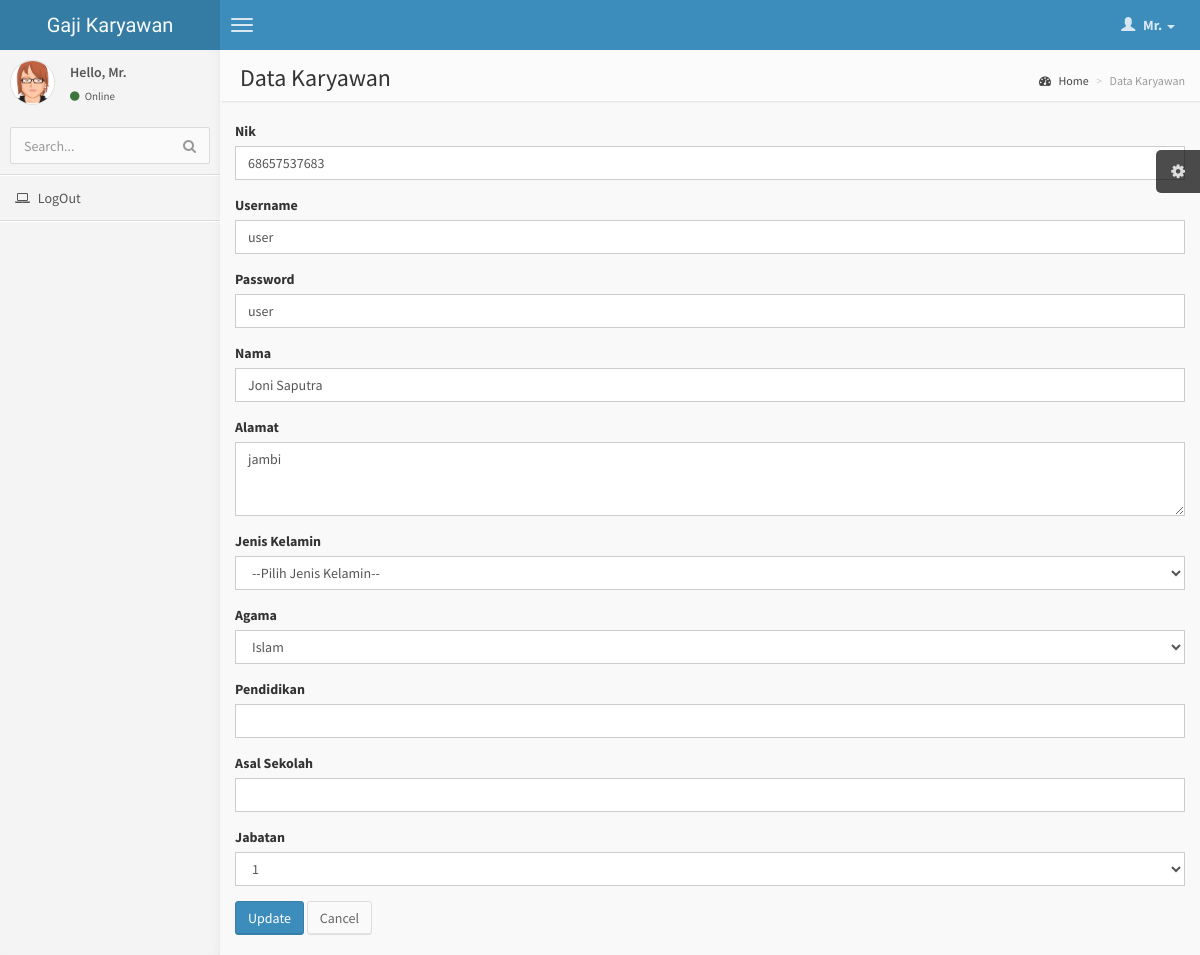
Page /karyawan/update/1.html on the committed database.
### tables this page shows
CREATE TABLE `karyawan` (
  `id_karyawan` int(11) NOT NULL AUTO_INCREMENT,
  `nik` varchar(20) DEFAULT NULL,
  `username` varchar(50) DEFAULT NULL,
  `password` varchar(50) DEFAULT NULL,
  `nama` varchar(100) DEFAULT NULL,
  `alamat` text,
  `jenis_kelamin` varchar(10) DEFAULT NULL,
  `agama` varchar(20) DEFAULT NULL,
  `pendidikan` varchar(50) DEFAULT NULL,
  `asal_sekolah` varchar(100) DEFAULT NULL,
  `id_pekerjaan` int(11) DEFAULT NULL,
  PRIMARY KEY (`id_karyawan`)
);

### application/controllers/Karyawan.php (called while the page is built, shortened)
<?php
class Karyawan extends CI_Controller
{
    function __construct()
    {
        $this->load->model('Karyawan_model');
        $this->load->library('form_validation');
    }
    public function update($id)
    {
        $row = $this->Karyawan_model->get_by_id($id);
        if ($row) {
            $data = array(
                'button' => 'Update',
                'action' => site_url('karyawan/update_action'),
		'id_karyawan' => set_value('id_karyawan', $row->id_karyawan),
		'nik' => set_value('nik', $row->nik),
		'username' => set_value('username', $row->username),
		'password' => set_value('password', $row->password),
		'nama' => set_value('nama', $row->nama),
		'alamat' => set_value('alamat', $row->alamat),
        'jenis_kelamin' => set_value('jenis_kelamin', $row->jenis_kelamin),
        'agama' => set_value('agama', $row->agama),
        'pendidikan' => set_value('pendidikan', $row->pendidikan),
		'asal_sekolah' => set_value('asal_sekolah', $row->asal_sekolah),
		'id_pekerjaan' => set_value('id_pekerjaan', $row->id_pekerjaan),
        'konten' => 'karyawan/karyawan_form',
            'judul' => 'Data Karyawan',
	    );
            $this->load->view('v_index', $data);
        } else {
            $this->session->set_flashdata('message', 'Record Not Found');
            redirect(site_url('karyawan'));
        }
    }
}

### index.php (called while the page is built, shortened)
<?php
require_once BASEPATH.'core/CodeIgniter.php';

### application/models/Karyawan_model.php (called while the page is built, shortened)
<?php
class Karyawan_model extends CI_Model
{
    public $table = 'karyawan';
    public $id = 'id_karyawan';
    function get_by_id($id)
    {
        $this->db->where($this->id, $id);
        return $this->db->get($this->table)->row();
    }
}

### application/views/karyawan/karyawan_form.php (the view, shortened to what this page needs)
<form action="<?php echo $action; ?>" method="post">
        <div class="form-group">
            <label for="varchar">Nik <?php echo form_error('nik') ?></label>
            <input type="text" class="form-control" name="nik" id="nik" placeholder="Nik" value="<?php echo $nik; ?>" />
        </div>
        <div class="form-group">
            <label for="varchar">Username <?php echo form_error('username') ?></label>
            <input type="text" class="form-control" name="username" id="username" placeholder="Username" value="<?php echo $username; ?>" />
        </div>
        <div class="form-group">
            <label for="varchar">Password <?php echo form_error('password') ?></label>
            <input type="text" class="form-control" name="password" id="password" placeholder="Password" value="<?php echo $password; ?>" />
        </div>
        <div class="form-group">
            <label for="varchar">Nama <?php echo form_error('nama') ?></label>
            <input type="text" class="form-control" name="nama" id="nama" placeholder="Nama" value="<?php echo $nama; ?>" />
        </div>
        <div class="form-group">
            <label for="alamat">Alamat <?php echo form_error('alamat') ?></label>
            <textarea class="form-control" rows="3" name="alamat" id="alamat" placeholder="Alamat"><?php echo $alamat; ?></textarea>
        </div>
        <div class="form-group">
            <label for="varchar">Jenis Kelamin <?php echo form_error('jenis_kelamin') ?></label>
            <select name="jenis_kelamin" class="form-control">
                <option value="">--Pilih Jenis Kelamin--</option>
            </select>
        </div>
        <div class="form-group">
            <label>Agama</label>
            <select name="agama" class="form-control">
                <option value="<?php echo $agama ?>"><?php echo $agama ?></option>
            </select>
        </div>
        <div class="form-group">
            <label>Pendidikan</label>
            <input type="text" name="pendidikan" class="form-control" value="<?php echo $pendidikan ?>">
        </div>
        <div class="form-group">
            <label>Asal Sekolah</label>
            <input type="text" name="asal_sekolah" class="form-control" value="<?php echo $asal_sekolah ?>">
        </div>
        <div class="form-group">
            <label for="int">Jabatan <?php echo form_error('id_pekerjaan') ?></label>
            <select name="id_pekerjaan" class="form-control">
                <option value="<?php echo $id_pekerjaan ?>"><?php echo $id_pekerjaan ?></option>
            </select>
        </div>
        <button type="submit" class="btn btn-primary"><?php echo $button ?></button>
        <a href="<?php echo site_url('karyawan') ?>" class="btn btn-default">Cancel</a>
    </form>

### assets/css/AdminLTE.css (style rules this page uses)
html, body { overflow-x: hidden!important; font-family: 'Source Sans Pro', sans-serif; -webkit-font-smoothing: antialiased; min-height: 100%; background: #f9f9f9; }
a { color: #3c8dbc; }
.form-control { -webkit-border-radius: 0px !important; -moz-border-radius: 0px !important; border-radius: 0px !important; box-shadow: none; }
.btn { font-weight: 500; -webkit-border-radius: 3px; -moz-border-radius: 3px; border-radius: 3px; border: 1px solid transparent; -webkit-box-shadow: inset 0px -2px 0px 0px rgba(0, 0, 0, 0.09); -moz-box-shadow: inset 0px -2px 0px 0px rgba(0, 0, 0, 0.09); box-shadow: inset 0px -1px 0px 0px rgba(0, 0, 0, 0.09); }
.btn.btn-default { background-color: #fafafa; color: #666; border-color: #ddd; border-bottom-color: #ddd; }
.btn.btn-primary { background-color: #3c8dbc; border-color: #367fa9; }

### rows in the picture
karyawan: nik "68657537683", username "user", password "user", nama "Joni Saputra", alamat "jambi", agama "Islam", id_pekerjaan "1"

### other values in the picture
$judul "Data Karyawan"
$button "Update"
